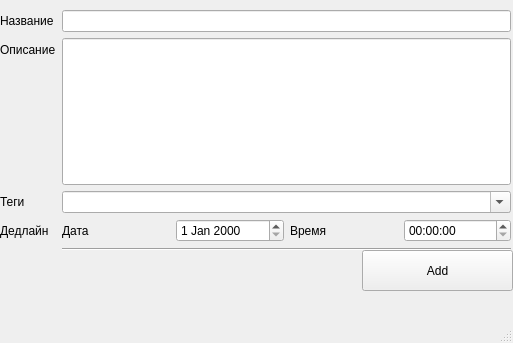
<?xml version="1.0" encoding="UTF-8"?>
<ui version="4.0">
 <class>CreateTask</class>
 <widget class="QMainWindow" name="CreateTask">
  <property name="geometry">
   <rect>
    <x>0</x>
    <y>0</y>
    <width>513</width>
    <height>343</height>
   </rect>
  </property>
  <property name="windowTitle">
   <string>Создание задачи</string>
  </property>
  <widget class="QWidget" name="centralwidget">
   <widget class="QWidget" name="formLayoutWidget">
    <property name="geometry">
     <rect>
      <x>0</x>
      <y>0</y>
      <width>511</width>
      <height>251</height>
     </rect>
    </property>
    <layout class="QFormLayout" name="formLayout">
     <property name="topMargin">
      <number>10</number>
     </property>
     <item row="0" column="0">
      <widget class="QLabel" name="TitleLabel">
       <property name="text">
        <string>Название</string>
       </property>
      </widget>
     </item>
     <item row="0" column="1">
      <widget class="QLineEdit" name="TitleLineEdit">
       <property name="sizePolicy">
        <sizepolicy hsizetype="Expanding" vsizetype="Maximum">
         <horstretch>0</horstretch>
         <verstretch>0</verstretch>
        </sizepolicy>
       </property>
      </widget>
     </item>
     <item row="1" column="0">
      <widget class="QLabel" name="DescriptionLabel">
       <property name="text">
        <string>Описание</string>
       </property>
      </widget>
     </item>
     <item row="1" column="1">
      <widget class="QLineEdit" name="DescriptionLineEdit">
       <property name="sizePolicy">
        <sizepolicy hsizetype="Minimum" vsizetype="Expanding">
         <horstretch>0</horstretch>
         <verstretch>0</verstretch>
        </sizepolicy>
       </property>
       <property name="maximumSize">
        <size>
         <width>16777215</width>
         <height>200</height>
        </size>
       </property>
      </widget>
     </item>
     <item row="2" column="0">
      <widget class="QLabel" name="TagsLabel">
       <property name="text">
        <string>Теги</string>
       </property>
      </widget>
     </item>
     <item row="2" column="1">
      <widget class="QComboBox" name="TagsComboBox">
       <property name="editable">
        <bool>true</bool>
       </property>
       <property name="insertPolicy">
        <enum>QComboBox::InsertPolicy::InsertAlphabetically</enum>
       </property>
      </widget>
     </item>
     <item row="3" column="0">
      <widget class="QLabel" name="DedlineLabel">
       <property name="text">
        <string>Дедлайн</string>
       </property>
      </widget>
     </item>
     <item row="3" column="1">
      <layout class="QHBoxLayout" name="horizontalLayout_2">
       <item>
        <layout class="QHBoxLayout" name="horizontalLayout_3">
         <item>
          <widget class="QLabel" name="label">
           <property name="text">
            <string>Дата</string>
           </property>
          </widget>
         </item>
         <item>
          <widget class="QDateEdit" name="dateEdit"/>
         </item>
        </layout>
       </item>
       <item>
        <layout class="QHBoxLayout" name="horizontalLayout_4">
         <item>
          <widget class="QLabel" name="label_2">
           <property name="text">
            <string>Время</string>
           </property>
          </widget>
         </item>
         <item>
          <widget class="QTimeEdit" name="timeEdit"/>
         </item>
        </layout>
       </item>
      </layout>
     </item>
     <item row="4" column="1">
      <widget class="Line" name="line">
       <property name="orientation">
        <enum>Qt::Orientation::Horizontal</enum>
       </property>
      </widget>
     </item>
    </layout>
   </widget>
   <widget class="QPushButton" name="Add">
    <property name="geometry">
     <rect>
      <x>362</x>
      <y>250</y>
      <width>151</width>
      <height>41</height>
     </rect>
    </property>
    <property name="text">
     <string>Add</string>
    </property>
   </widget>
  </widget>
  <widget class="QMenuBar" name="menubar">
   <property name="geometry">
    <rect>
     <x>0</x>
     <y>0</y>
     <width>513</width>
     <height>26</height>
    </rect>
   </property>
  </widget>
  <widget class="QStatusBar" name="statusbar"/>
 </widget>
 <resources/>
 <connections/>
</ui>
